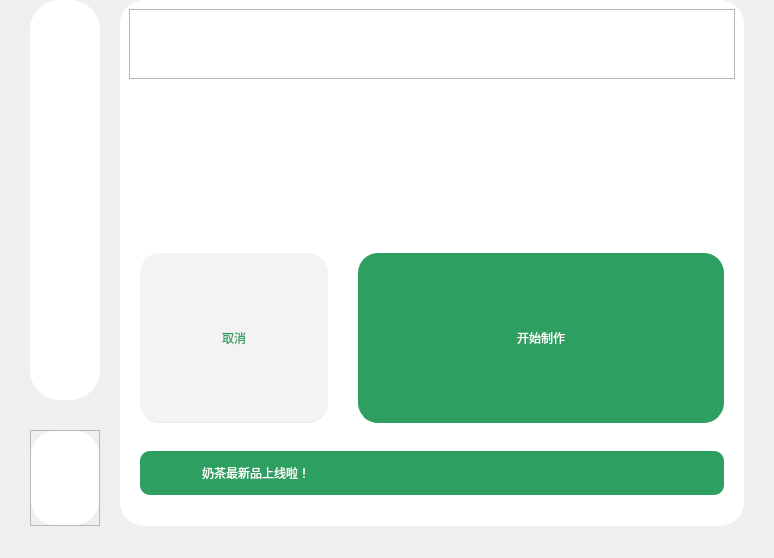
               <widget class="QWidget" name="sw_scan_code_widget">
                <property name="styleSheet">
                 <string notr="true">QWidget#sw_scan_code_widget{
	background-color:rgb(239, 239, 248);
}</string>
                </property>
                <layout class="QHBoxLayout" name="horizontalLayout_2">
                 <property name="spacing">
                  <number>20</number>
                 </property>
                 <property name="leftMargin">
                  <number>0</number>
                 </property>
                 <property name="topMargin">
                  <number>0</number>
                 </property>
                 <property name="rightMargin">
                  <number>30</number>
                 </property>
                 <property name="bottomMargin">
                  <number>32</number>
                 </property>
                 <item>
                  <widget class="QWidget" name="widget_6" native="true">
                   <layout class="QVBoxLayout" name="verticalLayout_4">
                    <property name="spacing">
                     <number>30</number>
                    </property>
                    <property name="leftMargin">
                     <number>30</number>
                    </property>
                    <property name="topMargin">
                     <number>0</number>
                    </property>
                    <property name="rightMargin">
                     <number>0</number>
                    </property>
                    <property name="bottomMargin">
                     <number>0</number>
                    </property>
                    <item>
                     <widget class="QWidget" name="camera_widget" native="true">
                      <property name="minimumSize">
                       <size>
                        <width>0</width>
                        <height>400</height>
                       </size>
                      </property>
                      <property name="maximumSize">
                       <size>
                        <width>2000</width>
                        <height>400</height>
                       </size>
                      </property>
                      <property name="styleSheet">
                       <string notr="true">QWidget#camera_widget{
	background-color:rgb(255, 255, 255);
	border-radius:30px;
}
</string>
                      </property>
                      <layout class="QHBoxLayout" name="horizontalLayout_54">
                       <property name="spacing">
                        <number>9</number>
                       </property>
                       <property name="leftMargin">
                        <number>9</number>
                       </property>
                       <property name="topMargin">
                        <number>9</number>
                       </property>
                       <property name="rightMargin">
                        <number>9</number>
                       </property>
                       <property name="bottomMargin">
                        <number>9</number>
                       </property>
                       <item>
                        <widget class="QLabel" name="camera_frame_image">
                         <property name="styleSheet">
                          <string notr="true">border-radius:30px;
</string>
                         </property>
                         <property name="text">
                          <string/>
                         </property>
                        </widget>
                       </item>
                      </layout>
                     </widget>
                    </item>
                    <item>
                     <widget class="QWidget" name="sw_scan_code_conduit" native="true">
                      <property name="styleSheet">
                       <string notr="true">QWidget#sw_scan_code_conduit_widget{
	background-color:rgb(255, 255, 255);
	border-radius:24px;
}</string>
                      </property>
                      <layout class="QHBoxLayout" name="horizontalLayout_42">
                       <property name="spacing">
                        <number>0</number>
                       </property>
                       <property name="leftMargin">
                        <number>0</number>
                       </property>
                       <property name="topMargin">
                        <number>0</number>
                       </property>
                       <property name="rightMargin">
                        <number>0</number>
                       </property>
                       <property name="bottomMargin">
                        <number>0</number>
                       </property>
                       <item>
                        <widget class="QScrollArea" name="scrollArea_2">
                         <property name="widgetResizable">
                          <bool>true</bool>
                         </property>
                         <widget class="QWidget" name="sw_scan_code_conduit_widget">
                          <property name="geometry">
                           <rect>
                            <x>0</x>
                            <y>0</y>
                            <width>16</width>
                            <height>16</height>
                           </rect>
                          </property>
                          <property name="styleSheet">
                           <string notr="true">QWidget#sw_scan_code_conduit_widget{
	background-color:white;
}</string>
                          </property>
                         </widget>
                        </widget>
                       </item>
                      </layout>
                     </widget>
                    </item>
                   </layout>
                  </widget>
                 </item>
                 <item>
                  <widget class="QWidget" name="widget_7" native="true">
                   <property name="minimumSize">
                    <size>
                     <width>624</width>
                     <height>0</height>
                    </size>
                   </property>
                   <property name="maximumSize">
                    <size>
                     <width>624</width>
                     <height>16777215</height>
                    </size>
                   </property>
                   <property name="styleSheet">
                    <string notr="true">QWidget#widget_7{
	background-color:rgb(255, 255, 255);
	border-radius:24px;
}</string>
                   </property>
                   <layout class="QVBoxLayout" name="verticalLayout_8">
                    <property name="spacing">
                     <number>0</number>
                    </property>
                    <property name="leftMargin">
                     <number>0</number>
                    </property>
                    <property name="topMargin">
                     <number>0</number>
                    </property>
                    <property name="rightMargin">
                     <number>0</number>
                    </property>
                    <property name="bottomMargin">
                     <number>0</number>
                    </property>
                    <item>
                     <widget class="QWidget" name="widget_9" native="true">
                      <layout class="QVBoxLayout" name="verticalLayout_40">
                       <item>
                        <widget class="QScrollArea" name="scrollArea">
                         <property name="widgetResizable">
                          <bool>true</bool>
                         </property>
                         <widget class="QWidget" name="order_content_widget">
                          <property name="geometry">
                           <rect>
                            <x>0</x>
                            <y>0</y>
                            <width>587</width>
                            <height>16</height>
                           </rect>
                          </property>
                          <property name="styleSheet">
                           <string notr="true">QWidget#order_content_widget{
	background-color:white;
}</string>
                          </property>
                         </widget>
                        </widget>
                       </item>
                       <item>
                        <widget class="QWidget" name="widget_8" native="true">
                         <property name="minimumSize">
                          <size>
                           <width>0</width>
                           <height>150</height>
                          </size>
                         </property>
                         <property name="maximumSize">
                          <size>
                           <width>16777215</width>
                           <height>150</height>
                          </size>
                         </property>
                        </widget>
                       </item>
                      </layout>
                     </widget>
                    </item>
                    <item>
                     <widget class="QWidget" name="widget_16" native="true">
                      <layout class="QVBoxLayout" name="verticalLayout_9">
                       <property name="spacing">
                        <number>0</number>
                       </property>
                       <property name="leftMargin">
                        <number>0</number>
                       </property>
                       <property name="topMargin">
                        <number>0</number>
                       </property>
                       <property name="rightMargin">
                        <number>0</number>
                       </property>
                       <property name="bottomMargin">
                        <number>0</number>
                       </property>
                       <item>
                        <widget class="QWidget" name="widget_22" native="true">
                         <layout class="QHBoxLayout" name="horizontalLayout_22">
                          <property name="spacing">
                           <number>30</number>
                          </property>
                          <property name="leftMargin">
                           <number>20</number>
                          </property>
                          <property name="rightMargin">
                           <number>20</number>
                          </property>
                          <property name="bottomMargin">
                           <number>0</number>
                          </property>
                          <item>
                           <widget class="QPushButton" name="btn_cancel_make">
                            <property name="minimumSize">
                             <size>
                              <width>188</width>
                              <height>170</height>
                             </size>
                            </property>
                            <property name="maximumSize">
                             <size>
                              <width>188</width>
                              <height>170</height>
                             </size>
                            </property>
                            <property name="styleSheet">
                             <string notr="true">QPushButton#btn_cancel_make{
	background-color:rgb(243, 243, 243);
	border-bottom: 1px solid rgb(232, 233, 239);
	border-radius:20px;
	color:rgb(44, 159, 97);
}
QPushButton#btn_cancel_make:pressed{
	background-color:red;
	border-bottom: 1px solid rgb(232, 233, 239);
	border-radius:20px;
	color:white;
}</string>
                            </property>
                            <property name="text">
                             <string>取消</string>
                            </property>
                           </widget>
                          </item>
                          <item>
                           <widget class="QPushButton" name="btn_begin_make">
                            <property name="minimumSize">
                             <size>
                              <width>366</width>
                              <height>170</height>
                             </size>
                            </property>
                            <property name="maximumSize">
                             <size>
                              <width>366</width>
                              <height>170</height>
                             </size>
                            </property>
                            <property name="styleSheet">
                             <string notr="true">QPushButton#btn_begin_make{
	background-color:rgb(44, 159, 97);
	border-bottom: 1px solid rgb(44, 159, 97);
	border-radius:20px;
	color:white;
}
QPushButton#btn_begin_make:pressed{
	background-color:white;
	border-bottom: 1px solid rgb(44, 159, 97);
	border-radius:20px;
	color:rgb(44, 159, 97);
}</string>
                            </property>
                            <property name="text">
                             <string>开始制作</string>
                            </property>
                           </widget>
                          </item>
                         </layout>
                        </widget>
                       </item>
                       <item>
                        <widget class="QWidget" name="widget_23" native="true">
                         <layout class="QHBoxLayout" name="horizontalLayout_23">
                          <property name="spacing">
                           <number>0</number>
                          </property>
                          <property name="leftMargin">
                           <number>20</number>
                          </property>
                          <property name="topMargin">
                           <number>28</number>
                          </property>
                          <property name="rightMargin">
                           <number>20</number>
                          </property>
                          <property name="bottomMargin">
                           <number>31</number>
                          </property>
                          <item>
                           <widget class="QWidget" name="sw_scan_code_notice_widget" native="true">
                            <property name="minimumSize">
                             <size>
                              <width>0</width>
                              <height>44</height>
                             </size>
                            </property>
                            <property name="maximumSize">
                             <size>
                              <width>16777215</width>
                              <height>44</height>
                             </size>
                            </property>
                            <property name="styleSheet">
                             <string notr="true">QWidget#sw_scan_code_notice_widget{
	background-color:rgb(44, 159, 97);
	border-radius:10px;
}</string>
                            </property>
                            <layout class="QHBoxLayout" name="horizontalLayout_25">
                             <property name="spacing">
                              <number>20</number>
                             </property>
                             <property name="leftMargin">
                              <number>12</number>
                             </property>
                             <property name="topMargin">
                              <number>5</number>
                             </property>
                             <property name="rightMargin">
                              <number>15</number>
                             </property>
                             <property name="bottomMargin">
                              <number>5</number>
                             </property>
                             <item>
                              <widget class="QLabel" name="icon_sw_scan_code_notice">
                               <property name="minimumSize">
                                <size>
                                 <width>30</width>
                                 <height>30</height>
                                </size>
                               </property>
                               <property name="maximumSize">
                                <size>
                                 <width>30</width>
                                 <height>30</height>
                                </size>
                               </property>
                               <property name="styleSheet">
                                <string notr="true">border-image: url(:/icon/icon_sw_scan_code_notice.png);</string>
                               </property>
                               <property name="text">
                                <string/>
                               </property>
                              </widget>
                             </item>
                             <item>
                              <widget class="QLabel" name="msg_sw_scan_code_notice">
                               <property name="styleSheet">
                                <string notr="true">color:white;</string>
                               </property>
                               <property name="text">
                                <string>奶茶最新品上线啦！</string>
                               </property>
                              </widget>
                             </item>
                             <item>
                              <widget class="QLabel" name="wbtn_sw_scan_code_notice">
                               <property name="minimumSize">
                                <size>
                                 <width>32</width>
                                 <height>32</height>
                                </size>
                               </property>
                               <property name="maximumSize">
                                <size>
                                 <width>32</width>
                                 <height>32</height>
                                </size>
                               </property>
                               <property name="styleSheet">
                                <string notr="true">border-image: url(:/icon/icon_wbtn_sw_scan_code_notice.png);</string>
                               </property>
                               <property name="text">
                                <string/>
                               </property>
                              </widget>
                             </item>
                            </layout>
                           </widget>
                          </item>
                         </layout>
                        </widget>
                       </item>
                      </layout>
                     </widget>
                    </item>
                   </layout>
                  </widget>
                 </item>
                </layout>
               </widget>
